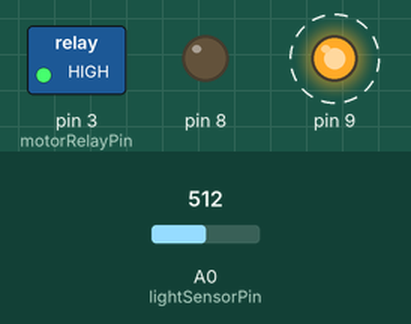
The sketch below on a simulated Arduino Uno, built with avr-gcc and run on an emulated ATmega328P. Parts: switched loads named in the sketch (green lamp = pin HIGH), output pins drawn as LEDs (lit = HIGH). Dashed ring = blinking. The inputs (shaded band) are chosen by the test bench; at power-on: A0 (lightSensorPin) = 512. What the sketch prints to the serial monitor is not drawn.

Above: at 2.8 s.
2.9 s: A0 (lightSensorPin) set to 10
Timing chart, 0 to 13.5 s (numbered marks = the images above; inputs shaded):
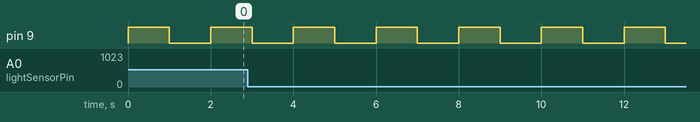

The sketch:

main-stepper.ino
```cpp
#include <Stepper.h>

int motorRelayPin = 3;
int lightSensorPin = 0;

const int stepsPerRevolution = 200;
//Stepper myStepper(stepsPerRevolution, 8, 9);

void setup() {
  // put your setup code here, to run once:
  Serial.begin(9600);
  //analogReference(EXTERNAL);
  pinMode(motorRelayPin, OUTPUT);

  //myStepper.setSpeed(60);

  pinMode(8, OUTPUT);
  pinMode(9, OUTPUT);
  digitalWrite(8, LOW);
  digitalWrite(9, LOW);
  digitalWrite(motorRelayPin, HIGH);
}

void loop() {
  // put your main code here, to run repeatedly:
  /*digitalWrite(motorRelayPin, HIGH);
    Serial.println("Motor power turned on");
    delay(1000);
    digitalWrite(motorRelayPin, LOW);
    delay(1000);*/
  digitalWrite(motorRelayPin, HIGH);
  int lightValue = analogRead(lightSensorPin);
  //Serial.println(lightValue);
  if (lightValue < 20) {
    //digitalWrite(motorRelayPin, HIGH);
    Serial.println("Motor power turned on");
  } else {
    //digitalWrite(motorRelayPin, LOW);
    //Serial.println("Motor power turned off");
  }

  //myStepper.step(stepsPerRevolution);
  //delay(500);

  // step one revolution in the other direction:
  //Serial.println("counterclockwise");
  //myStepper.step(-stepsPerRevolution);
  //delay(500);

  digitalWrite(9, HIGH);
  Serial.println("turning");
  delay(1000);
  Serial.println("not turning");
  digitalWrite(9, LOW);
  delay(1000);
}
```

Measured:
- by itself, pin 9: alternates HIGH for 1.0 s and LOW for 1.0 s
